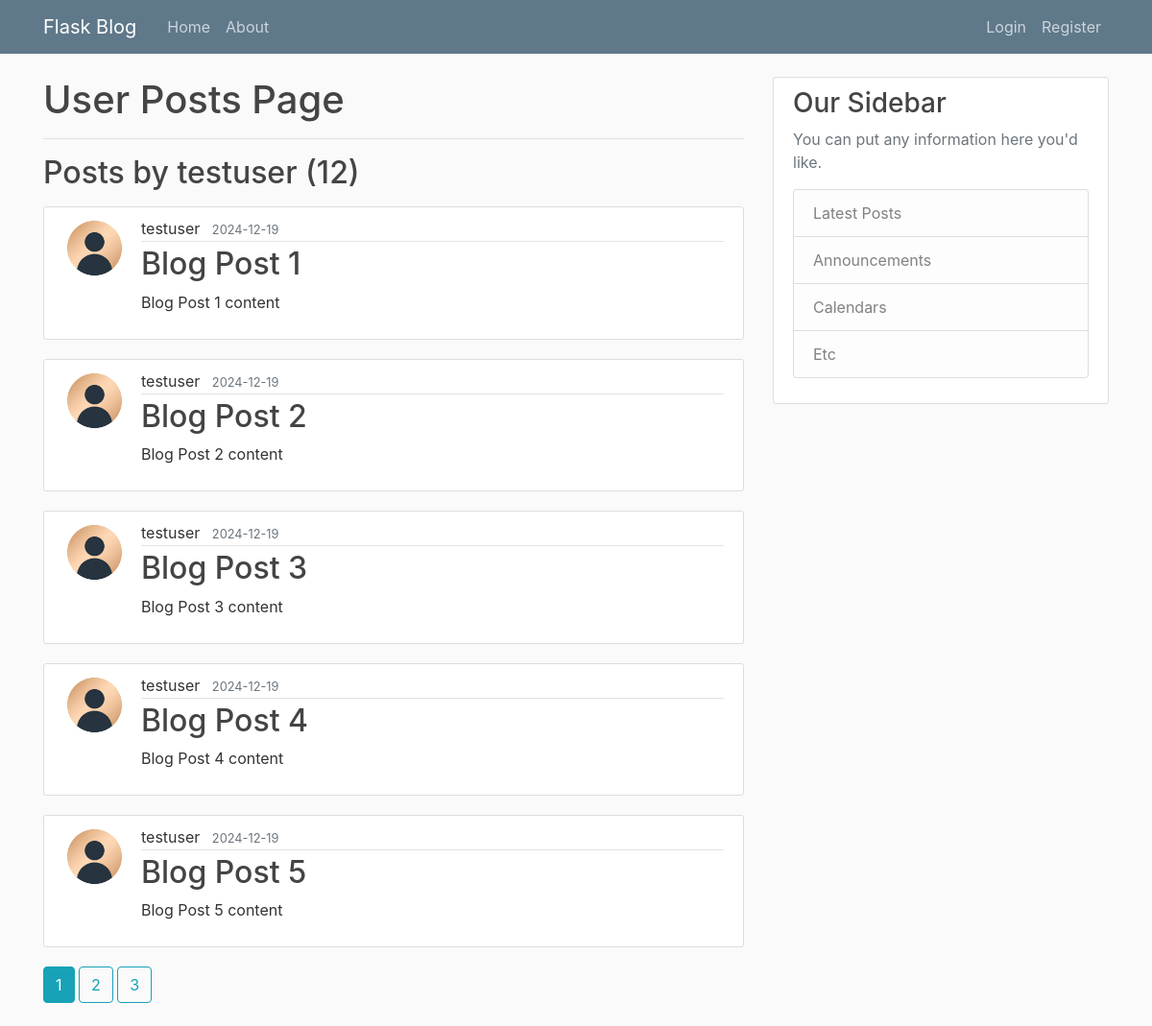
/users/testuser/, run on the app's committed database.
### flaskblog/models.py (models this page shows, shortened)
class User(db.Model, UserMixin):
    id = db.Column(db.Integer, primary_key=True)
    username = db.Column(db.String(20), unique=True, nullable=False)
    email = db.Column(db.String(100), unique=True, nullable=False)
    image_file = db.Column(db.String(20), nullable=False, default="default.jpg")
    password = db.Column(db.String(60), nullable=False)
    posts = db.relationship("Post", backref="author", lazy=True)

class Post(db.Model):
    id = db.Column(db.Integer, primary_key=True)
    title = db.Column(db.String(100), nullable=False)
    date_posted = db.Column(db.DateTime, nullable=False, default=datetime.utcnow)
    content = db.Column(db.Text, nullable=False)
    user_id = db.Column(db.Integer, db.ForeignKey("user.id"), nullable=False)

### flaskblog/users/views.py (the view)
@users.route("/users/<string:username>/")
def user_posts(username):
    page = request.args.get("page", 1, type=int)
    user = User.query.filter_by(username=username).first_or_404()
    posts = Post.query.filter_by(author=user).order_by(Post.date_posted.desc()).paginate(page=page, per_page=5)
    return render_template("user_posts.html", title="User Posts", block_title="User Posts Page", posts=posts, user=user)

### flaskblog/templates/user_posts.html
{% extends "base.html" %}
{% block content %}
    <h1>{{ block_title }}</h1><hr>
    <h2 class="mb-3">Posts by {{ user.username }} ({{ posts.total }})</h2>
    {% for post in posts.items %}
        <article class="media content-section">
          <img class="rounded-circle article-img" src="{{ url_for('static', filename='profile_pics/' + post.author.image_file) }}">
          <div class="media-body">
            <div class="article-metadata">
              <h7 class="mr-2">{{ post.author.username }}</h7>
              <small class="text-muted">{{ post.date_posted.strftime('%Y-%m-%d') }}</small>
            </div>
            <h2><a class="article-title" href="{{ url_for('posts.post', post_id=post.id) }}">{{ post.title }}</a></h2>
            <p class="article-content">{{ post.content }}</p>
          </div>
        </article>
    {% endfor %}
    {% for page_num in posts.iter_pages(left_edge=1, right_edge=1, left_current=1, right_current=2) %}
      {% if page_num %}
        {% if posts.page == page_num %}
          <a class="btn btn-info mb-4" href="{{ url_for('users.user_posts', username=user.username, page=page_num) }}">{{ page_num }}</a>
        {% else %}
          <a class="btn btn-outline-info mb-4" href="{{ url_for('users.user_posts', username=user.username, page=page_num) }}">{{ page_num }}</a>
        {% endif %}
      {% else %}
        ...
      {% endif %}
    {% endfor %}
{% endblock content %}

### flaskblog/static/main.css (style rules this page uses)
body { background: #fafafa; color: #333333; margin-top: 5rem; }
h1, h2, h3, h4, h5, h6 { color: #444444; }
.content-section { background: #ffffff; padding: 10px 20px; border: 1px solid #dddddd; border-radius: 3px; margin-bottom: 20px; }
.article-title { color: #444444; }
.article-content { white-space: pre-line; }
.article-img { height: 65px; width: 65px; margin-right: 16px; }
.article-metadata { padding-bottom: 1px; margin-bottom: 4px; border-bottom: 1px solid #e3e3e3 }

### data on the page
User: username "testuser"
Post: image_file (placeholder picture), author.username "testuser", date_posted "2024-12-19", title "Blog Post 1", content "Blog Post 1 content"
Post: image_file (placeholder picture), author.username "testuser", date_posted "2024-12-19", title "Blog Post 2", content "Blog Post 2 content"
Post: image_file (placeholder picture), author.username "testuser", date_posted "2024-12-19", title "Blog Post 3", content "Blog Post 3 content"
Post: image_file (placeholder picture), author.username "testuser", date_posted "2024-12-19", title "Blog Post 4", content "Blog Post 4 content"
Post: image_file (placeholder picture), author.username "testuser", date_posted "2024-12-19", title "Blog Post 5", content "Blog Post 5 content"

### other printed values
{{ block_title }} "User Posts Page"
{{ posts.total }} "12"
{{ page_num }} "1"
{{ page_num }} "2" "3"
